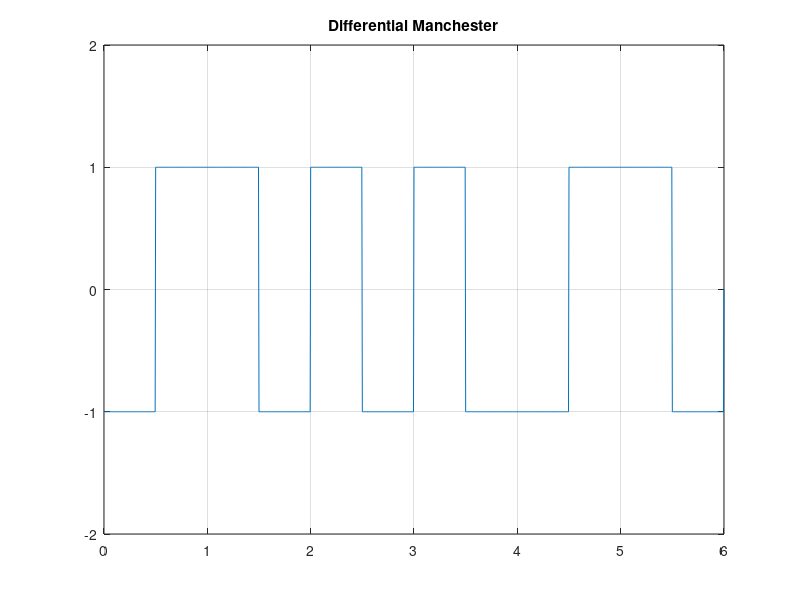

Reproduce this figure in MATLAB.


clc;
clear;

X=[0 1 0 0 1 1];
T = length(X);

bitDuration=100;
%sampleRate=200;
N=2*bitDuration*T;
dt=T/N;

t=0:dt:T;

Y = zeros(1,length(t));

inversion = 1;

for i=0:1:(T-1);
    if X(i+1)==0
        inversion = inversion*(-1);
        Y(i*2*bitDuration+1 : (2*i+1)*bitDuration)=inversion;
        inversion = inversion*(-1);
        Y((i*2+1)*bitDuration+1 : (2*i+2)*bitDuration)=inversion;
    else
        Y(i*2*bitDuration+1 : (2*i+1)*bitDuration)=inversion;
        inversion = inversion*(-1);
        Y((2*i+1)*bitDuration+1 : (2*i+2)*bitDuration)=inversion;
    end;
end;

plot(t,Y);
axis([0 t(end) -2 2]);
grid on;
title('Differential Manchester');

% Decoding
increment=(1/dt);
bitLength=length(Y);

j=1;
check=1;
for i=1:increment:bitLength-increment;
    if(i==1)
        if(Y(i)==check)
            bits(j)=1;
        else
            bits(j)=0;
        end;
    else
        if(Y(i)== Y(i-2))
            bits(j)=1;
        else
            bits(j)=0;
        end;
    end;
    j=j+1;
end;
bits
